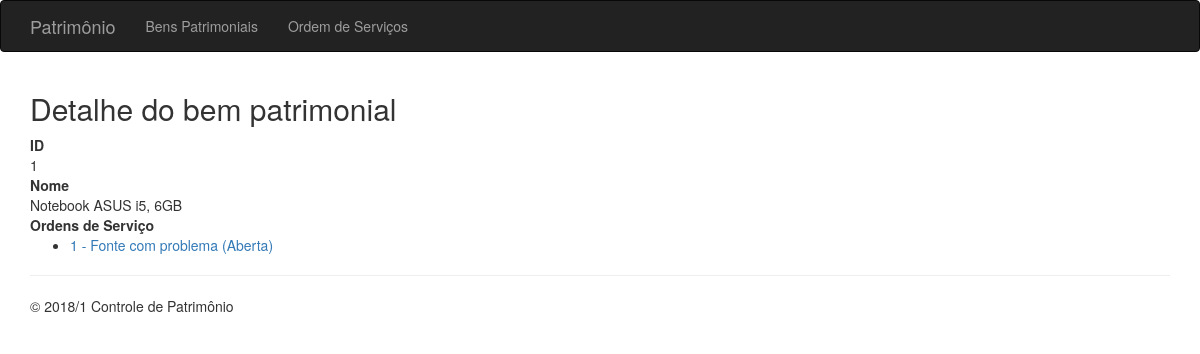
Screenshot of /benspatrimoniais-detalhe.php?num=1 with the database file from the repository.
### tables this page shows
CREATE TABLE `bempatrimonial` (
  `numero` int(11) NOT NULL,
  `data_aquisicao` date NOT NULL,
  `descricao` varchar(250) NOT NULL,
  `valor_compra` decimal(12,2) NOT NULL,
  `departamento` varchar(30) NOT NULL,
  `sala` int(4) NOT NULL
);

CREATE TABLE `ordemservico` (
  `codigo` int(11) NOT NULL,
  `data_solicitacao` date NOT NULL,
  `descricao_defeito` varchar(500) NOT NULL,
  `data_conclusao` date DEFAULT NULL,
  `urgencia` tinyint(4) NOT NULL COMMENT '1-Baixa (meno preço, menor tempo); 2-Média (primeiro que seja menor ou igual ao tempo médio, e preço);3-Alta (menor tempo, menor preço)',
  `numero_bem` int(11) NOT NULL,
  `cod_orcamento_escolhido` int(11) DEFAULT NULL,
  `situacao` char(1) NOT NULL COMMENT 'A-Aberto; F-Fechada'
);

### classes/BemPatrimonial.php (called while the page is built, shortened)
<?php
class BemPatrimonial{
	public $numero;
	public function __construct($num = false){
		if ($num){
			$this->numero = $num;
			$this->pesquisar();
		}
	}
	public function pesquisar(){
		$sql = "SELECT * FROM bempatrimonial WHERE numero = :numero";
		$con = Conexao::obterConexao();
		$instrucao = $con->prepare($sql);
		$instrucao->bindValue('numero',  $this->numero);
		$instrucao->execute();
		$linha = $instrucao->fetch();
		$this->descricao = $linha['descricao'];
	}
	public function listarOS(){
		$sql = "SELECT * FROM ordemservico WHERE numero_bem = :numero";
		$con = Conexao::obterConexao();
		$instrucao = $con->prepare($sql);
		$instrucao->bindValue(':numero', $this->numero);
		$instrucao->execute();
		return $instrucao->fetchAll();
	}
}
?>

### classes/OrdemServico.php (called while the page is built, shortened)
<?php
class OrdemServico{
	public static function descSituacao($sit){
			if ($sit == 'A'){
				return "Aberta";
			}else {
				return "Fechada";
			}
	}
}
 ?>

### benspatrimoniais-detalhe.php (the view)
<?php
    $bem = "";
    try{
        require_once 'cabecalho.php';
        require_once 'classes/BemPatrimonial.php';
        require_once 'classes/OrdemServico.php';
        $bem = new BemPatrimonial($_GET['num']);
    }catch (Exception $e){
        Erro::trataError($e);
    }
?>
<div class="row">
    <div class="col-md-12">
        <h2>Detalhe do bem patrimonial</h2>
    </div>
</div>
<dl>
    <dt>ID</dt>
    <dd><?php echo $bem->numero;?></dd>
    <dt>Nome</dt>
    <dd><?php echo $bem->descricao;?></dd>
    <dt>Ordens de Serviço</dt>
    <dd>
        <ul>
            <?php
                $bem_oss = $bem->listarOS();
                foreach ($bem_oss as $os){
            ?>
                <li><a href="os-detalhe.php?cod=<?php echo $os['codigo'];?>">
                        <?  echo $os['codigo']. " - " . $os['descricao_defeito'];
                            echo " (". OrdemServico::descSituacao( $os['situacao'] ) .")";
                        ?>
                    </a></li>
            <?php } ?>
        </ul>
    </dd>
</dl>
<?php require_once 'rodape.php' ?>

### rows the page displays
bempatrimonial: numero "1", descricao "Notebook ASUS i5, 6GB"
ordemservico: codigo "1", descricao_defeito "Fonte com problema", situacao "Aberta"
